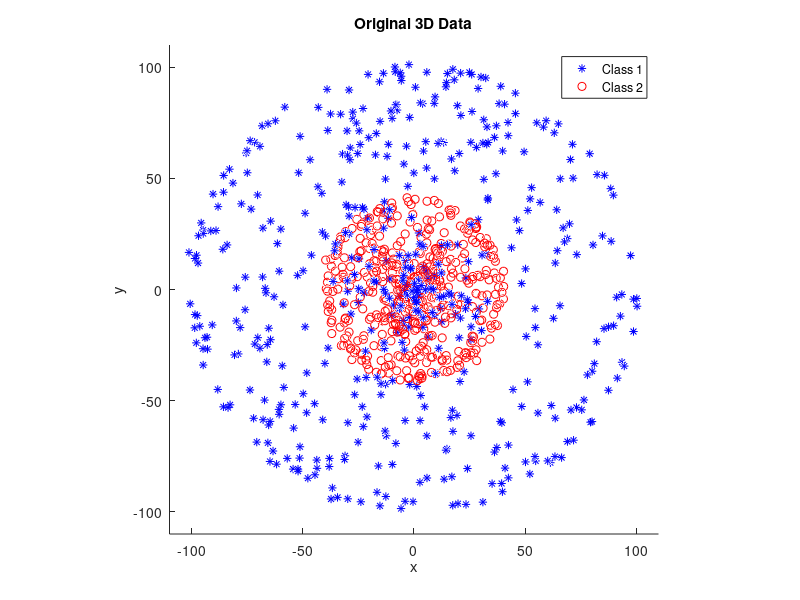

Write MATLAB code to recreate this figure. (Note: this script raises an error after producing the figure.)
%% Synthetic Data Embedding Demo
%   This demo demonstrates kPCA on two concentric spheres.
%
%   Copyright by Quan Wang, 2011/05/10
%   Please cite: Quan Wang. Kernel Principal Component Analysis and its
%   Applications in Face Recognition and Active Shape Models.
%   arXiv:1207.3538 [cs.CV], 2012.

clear; clc; close all;

% Add library to path
addpath('../code');

% Load dataset
load SyntheticData.mat;
d = 2; % Target dimension

%% Visualize original data
figure; hold on;
plot3(data(1:2:end, 1), data(1:2:end, 2), data(1:2:end, 3), 'b*');
plot3(data(2:2:end, 1), data(2:2:end, 2), data(2:2:end, 3), 'ro');
legend('Class 1', 'Class 2');
axis equal;
xlabel('x'); ylabel('y'); zlabel('z');
axis([-110 110 -110 110 -110 110]);
title('Original 3D Data');
drawnow;

%% Standard PCA
disp('Performing standard PCA...');
Y1 = PCA(data, d);
figure; hold on;
plot(Y1(1:2:end, 1), Y1(1:2:end, 2), 'b*');
plot(Y1(2:2:end, 1), Y1(2:2:end, 2), 'ro');
legend('Class 1', 'Class 2');
title('Result of Standard PCA');
drawnow;

%% Polynomial Kernel PCA
poly_para = 5;
disp('Performing polynomial kernel PCA...');
[Y2] = kPCA(data, d, 'poly', poly_para);
figure; hold on;
plot(Y2(1:2:end, 1), Y2(1:2:end, 2), 'b*');
plot(Y2(2:2:end, 1), Y2(2:2:end, 2), 'ro');
legend('Class 1', 'Class 2');
title(sprintf('Polynomial Kernel PCA (para=%d)', poly_para));
drawnow;

%% Gaussian Kernel PCA
% Automatic parameter selection based on mean distance
DIST = distanceMatrix(data);
DIST(DIST == 0) = inf;
DIST = min(DIST);
gauss_para = 5 * mean(DIST);

disp('Performing Gaussian kernel PCA...');
[Y3, eigVector] = kPCA(data, d, 'gaussian', gauss_para);
figure; hold on;
plot(Y3(1:2:end, 1), Y3(1:2:end, 2), 'b*');
plot(Y3(2:2:end, 1), Y3(2:2:end, 2), 'ro');
legend('Class 1', 'Class 2');
title(sprintf('Gaussian Kernel PCA (para=%.2f)', gauss_para));
drawnow;

%% Pre-image reconstruction for Gaussian kernel PCA
% This section is computationally intensive and is provided for reference.
% disp('Performing kPCA pre-image reconstruction...');
% PI = zeros(size(data)); % pre-image
% for i = 1:size(data, 1)
%     PI(i, :) = kPCA_PreImage(Y3(i, :)', eigVector, data, gauss_para)';
% end
% 
% figure; hold on;
% plot3(PI(1:2:end, 1), PI(1:2:end, 2), PI(1:2:end, 3), 'b*');
% plot3(PI(2:2:end, 1), PI(2:2:end, 2), PI(2:2:end, 3), 'ro');
% title('Reconstructed Pre-images (Gaussian kPCA)');

